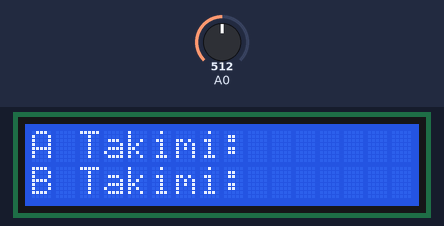
This sketch was run on a simulated Arduino Uno, built with avr-gcc and run on an emulated ATmega328P. Parts: 16×2 character LCD. Inputs (shaded band) come from the test bench; at power-on: A0 = 512.

Above: at 2.2 s.
2.3 s: A0 set to 547
3.8 s: A0 set to 572
At 4.3 s:
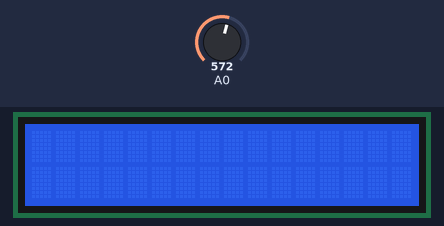
6.8 s: A0 set to 185
At 6.94 s:
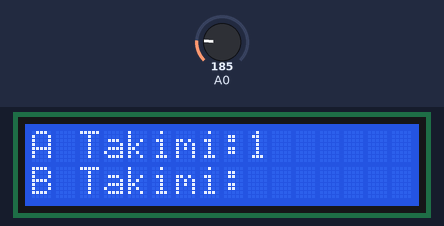
8.3 s: A0 set to 565
At 9.7 s:
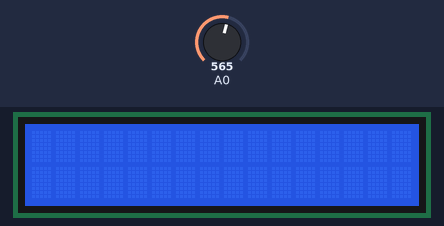
10.0 s: A0 set to 545
At 11.2 s:
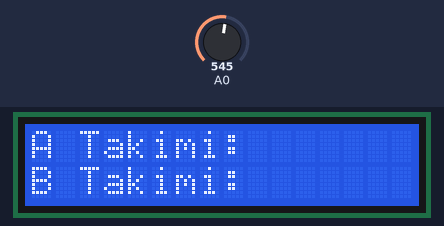
11.5 s: A0 set to 716
At 12.6 s:
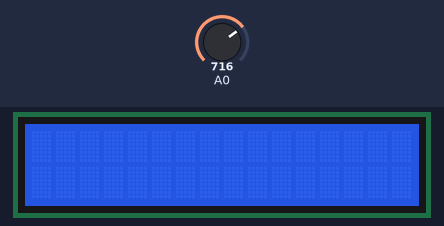
Timing chart, 0 to 14.5 s (numbered marks = the images above; inputs shaded):
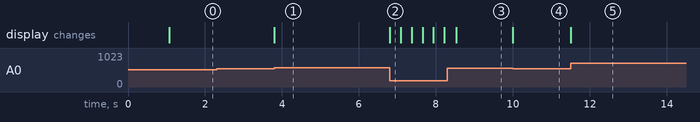

Measured:
- the behaviour switches between 554 and 555 on A0 (found by bisection; images 0 and 1)
- after the input at 2.3 s, every drawn part: stays the same
- after the input at 3.8 s, the display: changes at once (image 1)
- after the input at 6.8 s, the display: changes at once (image 2)
- after the input at 8.3 s, the display: changes after 0.23 s (image 3)
- after the input at 10.0 s, the display: changes at once (image 4)
- after the input at 11.5 s, the display: changes at once (image 5)

The sketch:

skorboard.ino
```cpp
 #include <LiquidCrystal.h>

      LiquidCrystal lcd(8,9,4,5,6,7);

      #define sag 0
      #define ust 1
      #define alt 2
      #define sol 3
      #define secim 4
      #define yok 5
      int okunan =0;
      int deger=0;
      int a=0;
      int b=0;
void setup() {
      lcd.begin(16,2);
      pinMode(A0,INPUT);
      lcd.setCursor(0,0);
      lcd.print("**");
      lcd.setCursor(3,0);
      lcd.print("KCMN BASKET");
      lcd.setCursor(14,0);
      lcd.print("**");
      lcd.setCursor(0,1);
      lcd.print("*");
      lcd.setCursor(3,1);
      lcd.print("Hosgeldiniz");
      lcd.setCursor(15,1);
      lcd.print("**");
      delay(1000);
      lcd.clear();

}

void loop() {
  lcd.setCursor(0,0);
  lcd.print("A Takimi:");
  lcd.setCursor(0,1);
  lcd.print("B Takimi:");
  deger=buttonlar();
  if(deger==ust)
  {
    a=a+1;
    lcd.setCursor(9,0);
    lcd.print(a);
    delay(280);
  }
  if(deger==alt && a>=1)
  {
    if(a<10)//10 dan küçükse tek rakam yaz
    {
    a=a-1;
    lcd.setCursor(9,0);
    lcd.print(a);
    delay(250);
    }
    else//değilse sağdaki rakamı sil
    {
    a=a-1;
    lcd.setCursor(9,0);
    lcd.print(a);
    lcd.print(" ");
    delay(250);
    }
  }

  if(deger==sag)
  {
    b=b+1;
    lcd.setCursor(9,1);
    lcd.print(b);
    delay(250);
  }
  if(deger==sol && b>=1)
  {
    if(b<10)
    {
    b=b-1;
    lcd.setCursor(9,1);
    lcd.print(b);
    delay(250);
    }
    else
    {
    b=b-1;
    lcd.setCursor(9,1);
    lcd.print(b);
    lcd.print(" ");
    delay(250);
    }
  }
  if(deger==secim){lcd.clear();}
}

int buttonlar()
{
  okunan=analogRead(0);
  if(okunan>1000)return yok;
  if(okunan<50)return sag;
  if(okunan<195)return ust;
  if(okunan<380)return alt;
  if(okunan<555)return sol;
  if(okunan<790)return secim;
  return yok;
}
```
